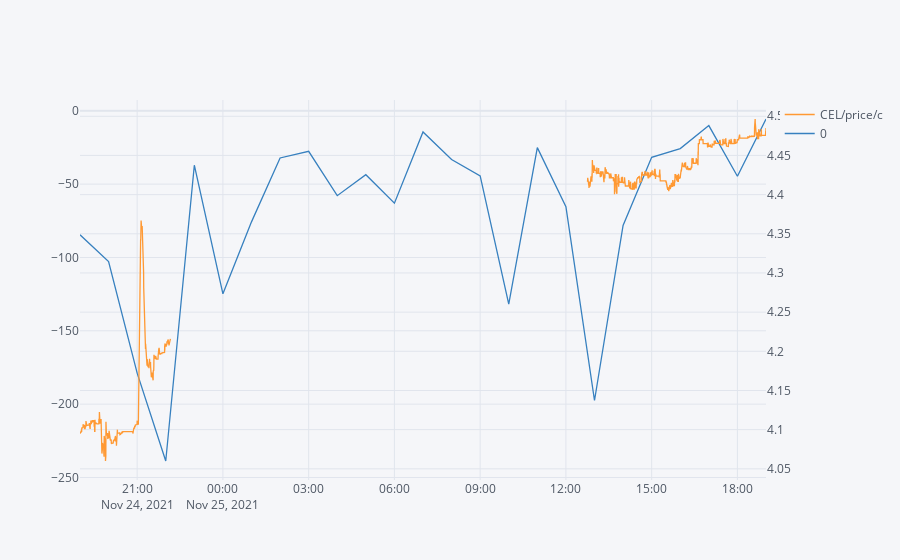

Notebook code for this chart:
### Code cell
premium=compute_premium(granular_df,mode=2)
ewMin=premium.resample('1h').min()
ewMin=ewMin[~ewMin.index.duplicated()]
pd.concat([prices,ewMin],axis=0).iplot(secondary_y=list(prices.columns))

### Figure 1 — Plotly figure (JSON) as saved in the notebook; plotly's stock layout.template omitted (floating-point values rounded to 4 significant figures; data arrays with more than 128 entries replaced by an {"elided": "..."} marker saying what was removed)
{"data": [{"line": {"color": "rgba(255, 153, 51, 1.0)", "dash": "solid", "shape": "linear", "width": 1.3}, "mode": "lines", "name": "CEL/price/c", "text": "", "type": "scatter", "x": {"elided": "5779 str values"}, "xaxis": "x", "y": {"elided": "5779 mixed values"}, "yaxis": "y2"}, {"line": {"color": "rgba(55, 128, 191, 1.0)", "dash": "solid", "shape": "linear", "width": 1.3}, "mode": "lines", "name": "0", "text": "", "type": "scatter", "x": {"elided": "5779 str values"}, "y": {"elided": "5779 mixed values"}}], "layout": {"legend": {"bgcolor": "#F5F6F9", "font": {"color": "#4D5663"}}, "paper_bgcolor": "#F5F6F9", "plot_bgcolor": "#F5F6F9", "title": {"font": {"color": "#4D5663"}}, "xaxis": {"gridcolor": "#E1E5ED", "showgrid": true, "tickfont": {"color": "#4D5663"}, "title": {"font": {"color": "#4D5663"}, "text": ""}, "zerolinecolor": "#E1E5ED"}, "yaxis": {"gridcolor": "#E1E5ED", "showgrid": true, "tickfont": {"color": "#4D5663"}, "title": {"font": {"color": "#4D5663"}, "text": ""}, "zerolinecolor": "#E1E5ED"}, "yaxis2": {"anchor": "x", "gridcolor": "#E1E5ED", "overlaying": "y", "showgrid": true, "side": "right", "tickfont": {"color": "#4D5663"}, "title": {"text": ""}, "zerolinecolor": "#E1E5ED"}}}
